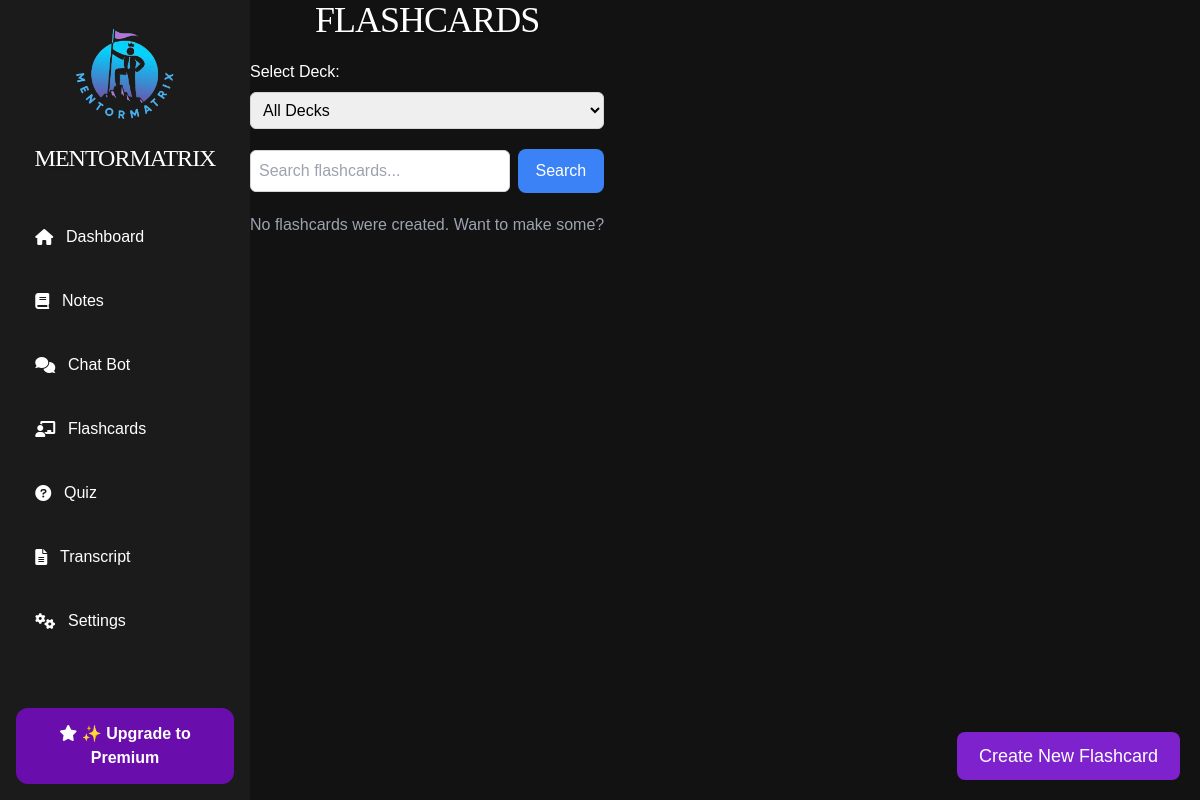
The app's page /flashcards, older data.
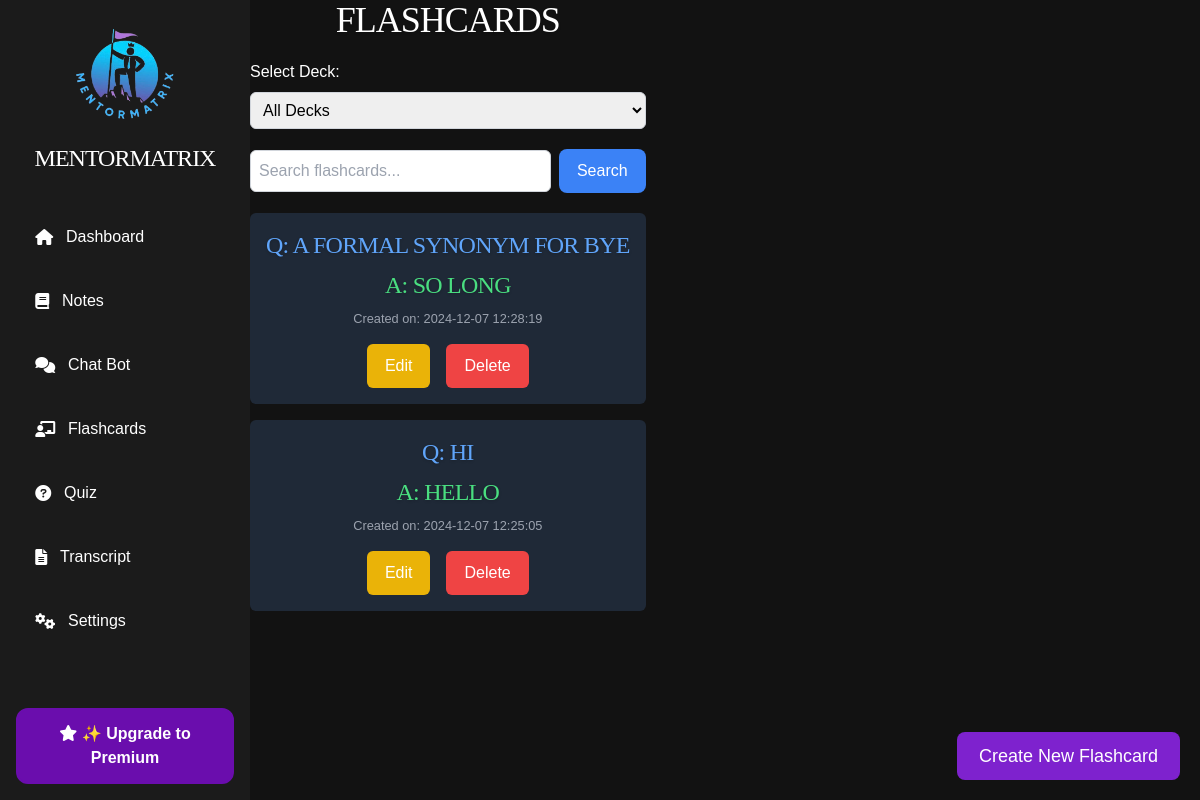
The same page, newer data.
### tables this page shows
CREATE TABLE flashcards (
                    id INTEGER PRIMARY KEY AUTOINCREMENT,
                    deck_id INTEGER NOT NULL,
                    note_id INTEGER,
                    question TEXT NOT NULL,
                    answer TEXT NOT NULL,
                    created_at DATETIME DEFAULT CURRENT_TIMESTAMP,
                    updated_at DATETIME DEFAULT CURRENT_TIMESTAMP,
                    FOREIGN KEY (deck_id) REFERENCES decks(id) ON DELETE CASCADE,
                    FOREIGN KEY (note_id) REFERENCES notes(id) ON DELETE CASCADE);

### routes/flashcards.py (the view)
@flashcards_blueprint.route('/flashcards')
def flashcards():
    deck_id = request.args.get('deck_id')
    if deck_id:
        flashcards = db.execute("SELECT * FROM flashcards WHERE deck_id = ? ORDER BY created_at DESC", deck_id)
    else:
        flashcards = db.execute("SELECT * FROM flashcards ORDER BY created_at DESC")
    decks = db.execute("SELECT * FROM decks ORDER BY created_at DESC")  # Get available decks
    return render_template('flashcards.html', flashcards=flashcards, decks=decks, selected_deck_id=deck_id)

### templates/flashcards.html (shortened to what this page needs)
{% extends "layout.html" %}
{% block other_head_stuff %}
<link rel="stylesheet" href="{{ url_for('static', filename='css/popup.css') }}">
{% endblock %}
{% block content %}
  <div class="container text-white">
    <div class="main-content">
      <h1 class="text-center text-4xl mb-5">Flashcards</h1>
      <form action="{{ url_for('flashcards.flashcards') }}" method="GET" class="mb-5">
        <label for="deck-select" class="block mb-2">Select Deck:</label>
        <select name="deck_id" id="deck-select" class="block w-full p-2 rounded-md border border-gray-300 text-black" onchange="this.form.submit()">
          <option value="">All Decks</option>
        </select>
      </form>
      <button id="openModalBtn" class="fixed bottom-5 right-5 z-50 bg-purple-700 text-white px-5 py-2 rounded-lg text-lg hover:bg-purple-800 transition">
        Create New Flashcard
      </button>
      <form action="/search_flashcards" method="GET" class="flex items-center gap-2 mb-5">
        <input type="text" name="query" placeholder="Search flashcards..." value="{{ search_query or '' }}" class="flex-grow p-2 rounded-md border border-gray-300 text-black" />
        <button type="submit" class="bg-blue-500 text-white px-4 py-2 rounded-lg hover:bg-blue-600 transition">
          Search
        </button>
      </form>
      <ul class="space-y-4">
        {% for flashcard in flashcards %}
          <li class="bg-gray-800 p-4 rounded-md text-center relative">
            <div class="flashcard-content">
              <div class="flashcard-front">
                <h2 class="text-2xl mb-2 text-blue-400">Q: {{ flashcard.question }}</h2>
              </div>
              <div class="flashcard-back">
                <h2 class="text-2xl mb-2 text-green-400">A: {{ flashcard.answer }}</h2>
              </div>
            </div>
            <small class="block mt-2 text-gray-400">Created on: {{ flashcard.created_at }}</small>
            <div class="flex justify-center gap-4 mt-4">
              <form action="/edit_flashcard/{{ flashcard.id }}" method="GET" class="inline">
                <button type="submit" class="px-4 py-2 bg-yellow-500 text-white rounded-md hover:bg-yellow-600 transition">
                  Edit
                </button>
              </form>
              <form action="/delete_flashcard/{{ flashcard.id }}" method="POST" class="inline">
                <button type="submit" class="px-4 py-2 bg-red-500 text-white rounded-md hover:bg-red-600 transition">
                  Delete
                </button>
              </form>
            </div>
          </li>
          {% else %}
          <li class="text-gray-400 text-center">No flashcards were created. Want to make some?</li>
          {% endfor %}
        </ul>
      </div>
    </div>
  <script src="https://cdn.tailwindcss.com"></script>
  {% endblock %}

### templates/layout.html (shortened to what this page needs)
<!DOCTYPE html>
<html lang="en">
    <head>
        <link rel="stylesheet" href="{{ url_for('static', filename='css/base.css') }}">
        <link rel="stylesheet" href="https://cdnjs.cloudflare.com/ajax/libs/font-awesome/6.0.0-beta3/css/all.min.css">
        {% block other_head_stuff %}
        {% endblock %}
    </head>
    <body>
        <div class="container">
            <aside class="sidebar">
                <div class="logo">
                    <center>
                    <img src="{{ url_for('static', filename='images/MentorMatrix_logo.png') }}"
                        alt="MentorMatrix Logo"
                        style="width: 120px;
                                height: 120px;
                                border-radius: 50%; /* Makes it a circle */
                                overflow: hidden; /* Ensures contents stay within the circle */"
                        >
                        <h1>MentorMatrix</h1>
                    </center>
                </div>
                <nav class="nav-links">
                    <button class="nav-item {% if current_route == 'dashboard' %}active{% endif %}" onclick="redirectToPage('/dashboard')">
                        <i class="fas fa-home nav-icon"></i> Dashboard
                    </button>
                    <button class="nav-item {% if current_route == 'notes' %}active{% endif %}" onclick="redirectToPage('/notes')">
                        <i class="fas fa-book nav-icon"></i> Notes
                    </button>
                    <button class="nav-item {% if current_route == 'chatbot' %}active{% endif %}" onclick="redirectToPage('/chatbot')">
                        <i class="fas fa-comments nav-icon"></i> Chat Bot
                    </button>
                    <button class="nav-item {% if current_route == 'flashcards' %}active{% endif %}" onclick="redirectToPage('/flashcards')">
                        <i class="fas fa-chalkboard-teacher nav-icon"></i> Flashcards
                    </button>
                    <button class="nav-item {% if current_route == 'quiz' %}active{% endif %}" onclick="redirectToPage('/quiz')">
                        <i class="fas fa-question-circle nav-icon"></i> Quiz
                    </button>
                    <button class="nav-item {% if current_route == 'transcript' %}active{% endif %}" onclick="redirectToPage('/transcript')">
                        <i class="fas fa-file-alt nav-icon"></i> Transcript
                    </button>
                    <button class="nav-item {% if current_route == 'settings' %}active{% endif %}" onclick="redirectToPage('/settings')">
                        <i class="fas fa-cogs nav-icon"></i> Settings
                    </button>
                </nav>
                <button class="premium-button" onclick="redirectToPage('/pricing')">
                    <i class="fas fa-star nav-icon"></i> ✨ Upgrade to Premium
                </button>
            </aside>
            <main class="main-content">
                {% block content %}
                {% endblock %}
            </main>
        </div>
    </body>
</html>

### static/css/base.css (style rules this page uses)
* { margin: 0; padding: 0; box-sizing: border-box; }
:root { --font-family: 'Arial', sans-serif; --background-color: #121212; --text-color: #e0e0e0; --primary-purple: #6a0dad; --hover-purple: #5c0ab8; --active-purple: #4b0997; --hover-bg-color: #333333; --active-bg-color: #333333; --white: #ffffff; --soft-text-shadow: 0 1px 3px rgba(0, 0, 0, 0.2); }
body { font-family: var(--font-family); background-color: var(--background-color); color: var(--text-color); }
.container { display: flex; min-height: 100vh; }
.logo h1 { font-size: 1.5rem; color: #ffffff; margin: 1rem 0; }
.nav-links { flex-grow: 1; }
.nav-item { display: flex; align-items: center; color: #bbbbbb; font-size: 1rem; padding: 0.75rem 0; text-decoration: none; }
.nav-item i { margin-right: 10px; }
.premium-button { background-color: var(--primary-purple);; color: var(--white); font-size: 1rem; font-weight: 600; padding: 0.75rem 1.5rem; text-align: center; border-radius: 12px; border: 2px solid #6a0dad; cursor: pointer; margin-top: 1rem; display: inline-block; transition: all 0.3s ease-in-out; }
button { cursor: pointer; background-color: #333333; color: #ffffff; font-size: 1rem; font-weight: 500; padding: 0.75rem 1.5rem; border-radius: 8px; border: 2px solid transparent; display: inline-block; transition: all 0.3s ease; }
button, .premium-button { transition: all 0.3s ease; }
h1, h2, h3 { color: #ffffff; font-weight: 600; letter-spacing: -0.5px; text-transform: uppercase; font-family: montserrat, serif; line-height: 1.2; }
h1, h2, h3 { text-shadow: var(--soft-text-shadow); }
h1 { font-size: 3rem; letter-spacing: -1px; }
h2 { font-size: 2.25rem; letter-spacing: -0.75px; }
.sidebar { width: 250px; background-color: #1b1b1b; padding: 1rem; display: flex; flex-direction: column; justify-content: space-between; }
.sidebar .logo h1 { font-size: 1.5rem; color: #ffffff; margin-top: 0.5rem; }
.nav-links { display: flex; flex-direction: column; gap: 1rem; margin-top: 1.5rem; }
.nav-links .nav-item { display: flex; align-items: center; padding: 0.75rem 1.2rem; border-radius: 12px; color: #fff; font-size: 1rem; background-color: transparent; border: 2px solid transparent; cursor: pointer; text-align: left; transition: background-color 0.3s, border 0.3s, box-shadow 0.3s, transform 0.2s; width: 100%; will-change: transform, background-color; }
.nav-links .nav-item i { margin-right: 0.8rem; }
.nav-links .nav-item { outline: none; border: none; background: none; text-decoration: none; }

Row changes from the older to the newer data that the page shows:
added flashcards: question "A FORMAL SYNONYM FOR BYE", answer "SO LONG", created_at "2024-12-07 12:28:19"
added flashcards: question "HI", answer "HELLO", created_at "2024-12-07 12:25:05"
Text that changed along with them:
text no longer shown: "No flashcards were created. Want to make some?"
